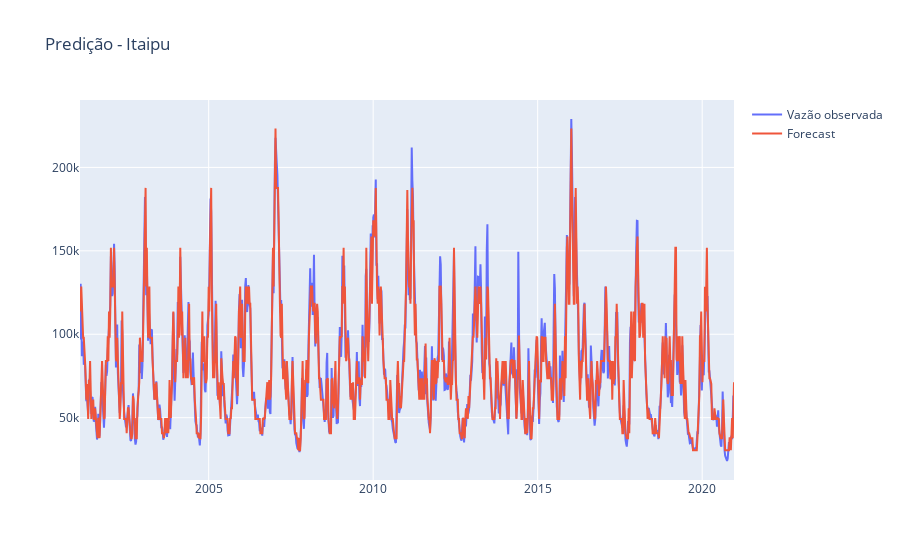

The notebook cell saved with this chart:
### Code cell
y_pred = dt.predict(X_data)

fig = go.Figure()

fig.add_trace(
    go.Scatter(
        x=df_poc.iloc[3:-1,:-1].index,
        y=y_data.ravel(), # vazão observada
        mode='lines',
        name='Vazão observada',
    )
)

fig.add_trace(
    go.Scatter(
        x=df_poc.iloc[3:-1,:-1].index,
        y=y_pred.ravel(), # vazão prevista
        mode='lines',
        name='Forecast',
    )
)

fig.update_layout(title=f'Predição - Itaipu')
fig.write_image(f"{dir_figures}/history_measured_vs_predicted_plot.png", width=1400, scale=1)
fig.show()

### Figure 1 — Plotly figure (JSON) as saved in the notebook; plotly's stock layout.template omitted (floating-point values rounded to 4 significant figures; data arrays with more than 128 entries replaced by an {"elided": "..."} marker saying what was removed)
{"data": [{"mode": "lines", "name": "Vazão observada", "type": "scatter", "x": {"elided": "1041 str values"}, "y": {"elided": "1041 float values"}}, {"mode": "lines", "name": "Forecast", "type": "scatter", "x": {"elided": "1041 str values"}, "y": {"elided": "1041 float values"}}], "layout": {"title": {"text": "Predição - Itaipu"}}}
